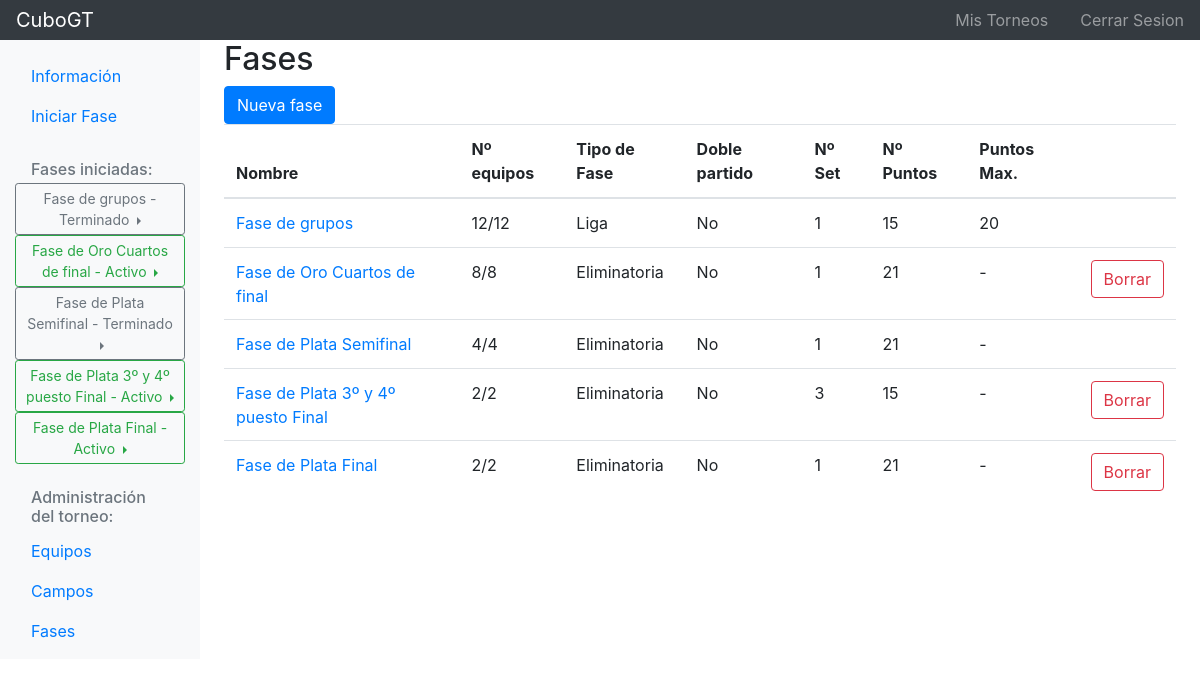
/es/gt/torneo/13/fase (signed in), run on the app's committed database.
### cubogt/models.py (models this page shows, shortened)
class Fase(models.Model):
	torneo = models.ForeignKey('Torneo', on_delete=models.CASCADE)
	equipos = models.ManyToManyField('Equipo')
	campos = models.ManyToManyField('Campo')
	numero_activacion = models.IntegerField(null=True, default=None)
	nombre = models.CharField(max_length=100)
	prefijo_eliminatoria = models.CharField(max_length=100, default=nombre)
	tipo_fase = models.IntegerField(choices=TIPO_FASE)
	numero_equipos_max = models.IntegerField(null=True, blank=True)
	doble_partido = models.BooleanField()
	numero_sets = models.IntegerField(null=True)
	numero_puntos = models.IntegerField(null=True)
	puntos_maximos = models.IntegerField(null=True, blank=True)
	estado = models.IntegerField(choices=ESTADO_CHOICES, default=CREACION)
	UPD = models.DateTimeField(auto_now=True)
	NWD = models.DateTimeField(auto_now_add=True)
	class Meta:
		ordering = ["numero_activacion", "nombre"]
	def doble_partido_label(self):
		if self.doble_partido:
			return _("Si")
		else:
			return _("No")
	def equipos_apuntados_max_label(self):
		label = str(self.equipos.count()) + "/"
		if self.numero_equipos_max is not None and self.numero_equipos_max > 0:
			label += str(self.numero_equipos_max)
		else:
			label = _("%(n_equipos)sIndefinido" % {'n_equipos': label})
		return label
	def puntos_max_label(self):
		if self.puntos_maximos:
			return self.puntos_maximos
		else:
			return "-"

### cubogt/views/fase_views.py (the view)
# urls.py: path('torneo/<int:torneo_id>/fase', fase_views.fase_lista, name='fase_lista'),
def fase_lista(request, torneo_id):
	torneo = get_object_or_404(Torneo, pk=torneo_id)
	fases_list = Fase.objects.filter(torneo=torneo)
	fase_activa_terminada_list = FaseController.get_fases_activas_terminadas(torneo)
	context = {'torneo': torneo, 'fase_activa_terminada_list': fase_activa_terminada_list, 'fases_list': fases_list}
	return render(request, 'cubogt/fase_creacion/fase_lista.html', context)

### cubogt/controller/FaseController.py (called while the page is built)
def get_fases_activas_terminadas(torneo):
	fases_activas_terminadas = Fase.objects.filter(torneo=torneo).exclude(estado=CREACION)
	return fases_activas_terminadas

### cubogt/templates/cubogt/fase_creacion/fase_lista.html (shortened to what this page needs)
{% extends "cubogt/base/body/navbar_lateral/navbar_torneo.html" %}
{% load i18n %}
{% block content %}
    <h2>{% trans "Fases" %}</h2>
    <a type="button" class="btn btn-primary" href="{% url 'fase_nueva' torneo.id %}">{% trans "Nueva fase" %}</a>
    {% if fases_list %}
        <table class="table table-hover">
            <thead>
                <tr>
                    <th>{% trans "Nombre" %}</th>
                    <th>{% trans "Nº equipos" %}</th>
                    <th>{% trans "Tipo de Fase" %}</th>
                    <th>{% trans "Doble partido" %}</th>
                    {% if torneo.deporte.set %}
                        <th>{% trans "Nº Set" %}</th>
                    {% endif %}
                    {% if torneo.deporte.punto %}
                        <th>{% trans "Nº Puntos" %}</th>
                        <th>{% trans "Puntos Max." %}</th>
                    {% endif %}
                    <th></th>
                </tr>
            </thead>
            <tbody>
                {% for fase in fases_list %}
                    <tr>
                        <td><a href="{% url 'fase_ver' torneo.id fase.id %}">{{ fase.nombre }}</a></td>
                        <td>{{ fase.equipos_apuntados_max_label }}</td>
                        <td>{{ fase.get_tipo_fase_display }}</td>
                        <td>{{ fase.doble_partido_label }}</td>
                        {% if torneo.deporte.set %}
                            <td>{{ fase.numero_sets }}</td>
                        {% endif %}
                        {% if torneo.deporte.punto %}
                            <td>{{ fase.numero_puntos }}</td>
                            <td>{{ fase.puntos_max_label }}</td>
                        {% endif %}
                        <td>
                            {% if fase.estado != TERMINADO %}
                                <a type="button" class="btn btn-outline-danger" href="{% url 'fase_borrar' torneo.id fase.id %}">{% trans "Borrar" %}</a>
                            {% endif %}
                        </td>
                    <tr>
                {% endfor %}
            </tbody>
        </table>
    {% endif %}
{% endblock content %}

### cubogt/templates/cubogt/base/body/navbar_lateral/navbar_torneo.html (shortened to what this page needs)
{% extends "cubogt/base/body/navbar_lateral/navbar.html" %}
{% load i18n %}
{% block nav_lateral %}
    <ul class="nav flex-column">
        <li class="nav-item">
            <a class="nav-link active" href="{% url 'torneo' torneo.id %}">
                {% trans "Información" %} <span class="sr-only">(current)</span>
            </a>
        </li>
        <li class="nav-item">
            <a class="nav-link" href="{% url 'fase_iniciar_lista' torneo.id %}">
                {% trans "Iniciar Fase" %}
            </a>
        </li>
        {% if fase_activa_terminada_list %}
            <h6 class="sidebar-heading d-flex justify-content-between align-items-center px-3 mt-4 mb-1 text-muted">
                <span>{% trans "Fases iniciadas:" %}</span>
            </h6>
            {% for fase in fase_activa_terminada_list %}
                  <div class="btn-group dropright">
                        {% if fase.estado == ACTIVO %}
                            <div class="btn btn-outline-success btn-sm dropdown-toggle" style="white-space: normal;" data-toggle="dropdown" aria-haspopup="true" aria-expanded="false">
                        {% else %}
                            <div class="btn btn-outline-secondary btn-sm dropdown-toggle" style="white-space: normal;" data-toggle="dropdown" aria-haspopup="true" aria-expanded="false">
                        {% endif %}
                            {{ fase.nombre }} - {{ fase.get_estado_display }}
                            </div>
                    </div>
            {% endfor %}
        {% endif %}
    </ul>
    <h6 class="sidebar-heading d-flex justify-content-between align-items-center px-3 mt-4 mb-1 text-muted">
        <span>{% trans "Administración del torneo:" %}</span>
    </h6>
    <ul class="nav flex-column mb-2">
        <li class="nav-item">
            <a class="nav-link" href="{% url 'equipo_lista' torneo.id %}">
                {% trans "Equipos" %}
            </a>
        </li>
        <li class="nav-item">
            <a class="nav-link" href="{% url 'campo_lista' torneo.id %}">
                {% trans "Campos" %}
            </a>
        </li>
        <li class="nav-item">
            <a class="nav-link" href="{% url 'fase_lista' torneo.id %}">
                {% trans "Fases" %}
            </a>
        </li>
    </ul>
{% endblock nav_lateral %}

### data on the page
Fase: nombre "Fase de grupos", estado "Terminado", equipos_apuntados_max_label "12/12", tipo_fase "Liga", doble_partido_label "No", numero_sets "1", numero_puntos "15", puntos_max_label "20"
Fase: nombre "Fase de Oro Cuartos de final", estado "Activo", equipos_apuntados_max_label "8/8", tipo_fase "Eliminatoria", doble_partido_label "No", numero_sets "1", numero_puntos "21", puntos_max_label "-"
Fase: nombre "Fase de Plata Semifinal", estado "Terminado", equipos_apuntados_max_label "4/4", tipo_fase "Eliminatoria", doble_partido_label "No", numero_sets "1", numero_puntos "21", puntos_max_label "-"
Fase: nombre "Fase de Plata 3º y 4º puesto Final", estado "Activo", equipos_apuntados_max_label "2/2", tipo_fase "Eliminatoria", doble_partido_label "No", numero_sets "3", numero_puntos "15", puntos_max_label "-"
Fase: nombre "Fase de Plata Final", estado "Activo", equipos_apuntados_max_label "2/2", tipo_fase "Eliminatoria", doble_partido_label "No", numero_sets "1", numero_puntos "21", puntos_max_label "-"
